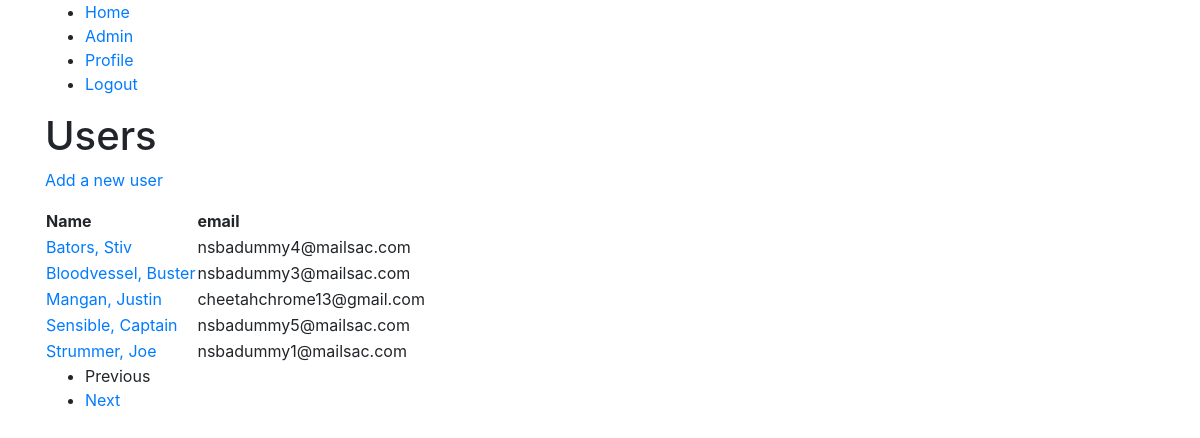
The page /admin/users/index.php (signed in) on the database its author committed.
### tables this page shows
CREATE TABLE `user` (
  `userId` int(11) NOT NULL,
  `firstName` varchar(128) NOT NULL,
  `lastName` varchar(128) NOT NULL,
  `email` varchar(128) NOT NULL,
  `emailSecondary` varchar(128) DEFAULT NULL,
  `password` varchar(255) NOT NULL,
  `password_reset_token` varchar(40) DEFAULT NULL,
  `password_reset_expires_at` datetime DEFAULT NULL,
  `activation_token` varchar(40) DEFAULT NULL,
  `is_active` tinyint(1) NOT NULL DEFAULT '0',
  `is_admin` tinyint(1) NOT NULL DEFAULT '0'
);

### classes/Auth.class.php (called while the page is built, shortened)
<?php
class Auth
{
    private static $_instance;
    private $_currentUser;
  public static function getInstance()
  {
    if (static::$_instance === NULL) {
      static::$_instance = new Auth();
    }
    return static::$_instance;
  }
  public function getCurrentUser()
  {
    if ($this->_currentUser === null) {
      if (isset($_SESSION['user_id'])) {
        $this->_currentUser = User::findByID($_SESSION['user_id']);
    } else {
        $this->_currentUser = $this->_loginFromCookie();
      }
    }
    return $this->_currentUser;
  }
  public function isLoggedIn()
  {
    return $this->getCurrentUser() !== null;
  }
  public function isAdmin()
  {
    return $this->isLoggedIn() && $this->getCurrentUser()->is_admin;
  }
  public function requireLogin()
  {
    if ( ! $this->isLoggedIn()) {
      $url = $_SERVER['REQUEST_URI'];
      if ( ! empty($url)) {
        $_SESSION['return_to'] = $url;
      }
      Util::redirect('/Capstone_Seed/login.php');
    }
  }
}

### classes/User.class.php (called while the page is built, shortened)
<?php
class User
{
  public static function paginate($page)
  {
    $data = [];
    $users_per_page = 5;
    $total_users = static::_getTotalUsers();
    $total_pages = (int) ceil($total_users / $users_per_page);
    $page = (int) $page;
    $data['previous'] = $page == 1 ? null : $page - 1;
    $data['next'] = $page == $total_pages ? null : $page + 1;
    try {
      $db = Database::getInstance();
      $offset = ($page - 1) * $users_per_page;
      $data['users'] = $db->query("SELECT * FROM user ORDER BY lastName LIMIT $users_per_page OFFSET $offset")->fetchAll();
    } catch(PDOException $exception) {
      error_log($exception->getMessage());
      $data['users'] = [];
    }
    return $data;
  }
  public static function findByID($userId)
  {
    try {
      $db = Database::getInstance();
      $stmt = $db->prepare('SELECT * FROM user WHERE userId = :userId LIMIT 1');
      $stmt->execute([':userId' => $userId]);
      $user = $stmt->fetchObject('User');
      if ($user !== false) {
        return $user;
      }
    } catch(PDOException $exception) {
      error_log($exception->getMessage());
    }
  }
  private static function _getTotalUsers()
  {
    try {
      $db = Database::getInstance();
      $count = (int) $db->query('SELECT COUNT(*) FROM user')->fetchColumn();
    } catch(PDOException $exception) {
      error_log($exception->getMessage());
      $count = 0;
    }
    return $count;
  }
}

### admin/users/index.php (the view, shortened to what this page needs)
<?php
Auth::getInstance()->requireLogin();
$data = User::paginate(isset($_GET['page']) ? $_GET['page'] : 1);
include('../../includes/header.php');
?>
<h1>Users</h1>
<p><a href="/Capstone_Seed/admin/users/new.php">Add a new user</a></p>
<table>
  <thead>
    <tr>
      <th>Name</th>
      <th>email</th>
    </tr>
  </thead>
  <tbody>
    <?php foreach ($data['users'] as $user): ?>
    <?php $name = $user['lastName'].', '.$user['firstName']; ?>
    <tr>
        <td><a href="/Capstone_Seed/admin/users/show.php?userId=<?php echo $user['userId']; ?>"><?php echo htmlspecialchars($name); ?></a></td>
        <td><?php echo htmlspecialchars($user['email']); ?></td>
      </tr>
    <?php endforeach; ?>
  </tbody>
</table>
<ul>
  <li>
    <?php if ($data['previous'] === null): ?>
      Previous
    <?php else: ?>
      <a href="/Capstone_Seed/admin/users/?page=<?php echo $data['previous']; ?>">Previous</a>
    <?php endif; ?>
  </li>
  <li>
    <?php if ($data['next'] === null): ?>
      Next
    <?php else: ?>
      <a href="/Capstone_Seed/admin/users/?page=<?php echo $data['next']; ?>">Next</a>
    <?php endif; ?>
  </li>
</ul>
<?php include('../../includes/footer.php'); ?>

### includes/header.php (shortened to what this page needs)
<!DOCTYPE html>
<html lang="en">
<head>
    <link rel="stylesheet" href="https://maxcdn.bootstrapcdn.com/bootstrap/4.0.0/css/bootstrap.min.css">
    <link href="https://use.fontawesome.com/releases/v5.0.8/css/all.css" rel="stylesheet">
</head>
    <body>
        <div class="container">
            <nav role="navigation">
                <ul>
                <li><a href="/Capstone_Seed">Home</a></li>
                <?php if (Auth::getInstance()->isLoggedIn()): ?>
                    <?php if (Auth::getInstance()->isAdmin()): ?>
                    <li><a href="/Capstone_Seed/admin/users">Admin</a></li>
                    <?php endif; ?>
                    <li><a href="/Capstone_Seed/profile.php">Profile</a></li>
                    <li><a href="/Capstone_Seed/logout.php">Logout</a></li>
                <?php else: ?>
                    <li><a href="/Capstone_Seed/login.php">Login</a></li>
                <?php endif; ?>
                </ul>
            </nav>

### includes/footer.php (shortened to what this page needs)
        </div>
    </body>
</html>

### rows shown on the page
user: name "Bators, Stiv", email "nsbadummy4@mailsac.com"
user: name "Bloodvessel, Buster", email "nsbadummy3@mailsac.com"
user: name "Mangan, Justin", email "cheetahchrome13@gmail.com"
user: name "Sensible, Captain", email "nsbadummy5@mailsac.com"
user: name "Strummer, Joe", email "nsbadummy1@mailsac.com"
